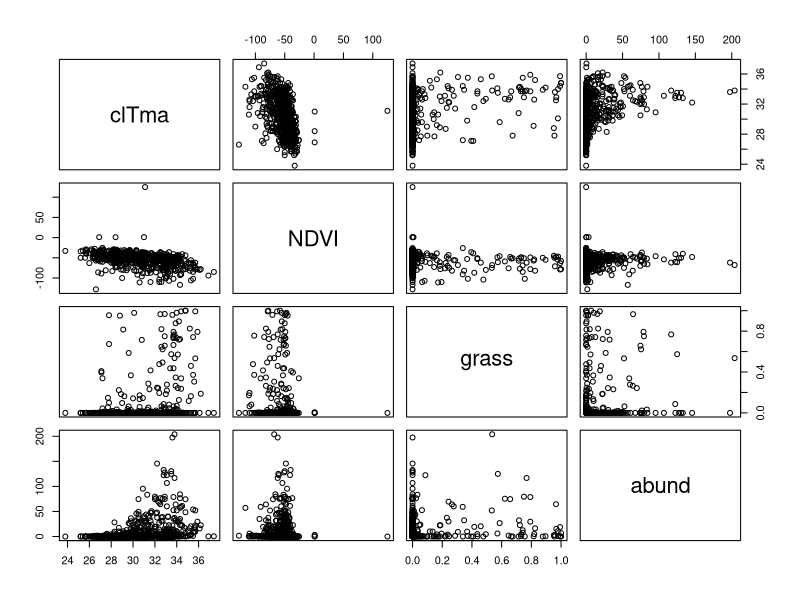
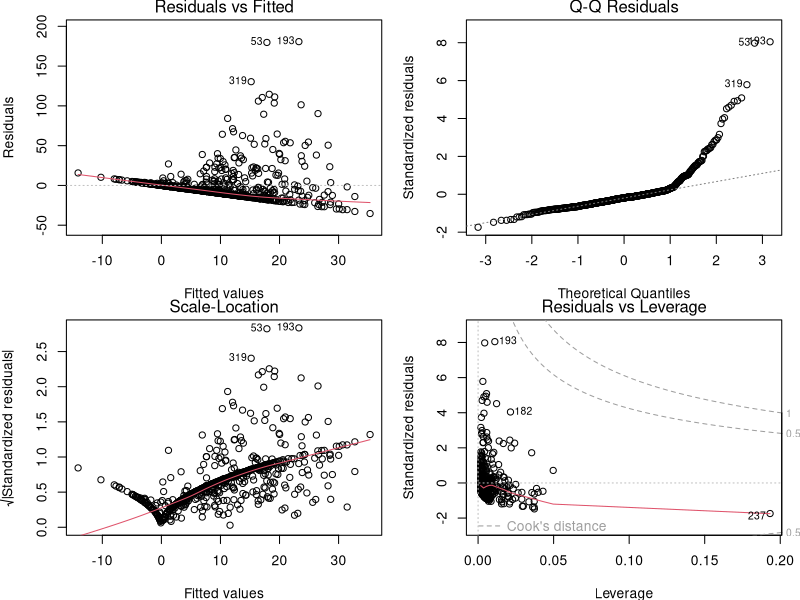
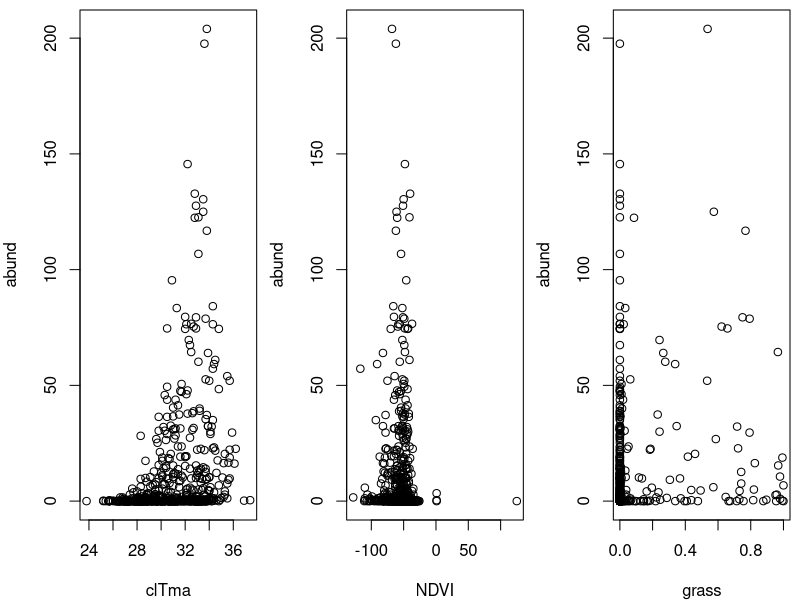

The R script that drew these images, in order:
## ---- chunk 1
Dickcissel = read.csv("data/dickcissel.csv")
str(Dickcissel)
## ---- chunk 2
# Sélectionner lesvariables
var <- c('clTma', 'NDVI', 'grass', 'abund')

# Graphiques des relations entre variables
plot(Dickcissel[, var])
## ---- chunk 3
lm.mult <- lm(abund ~ clTma + NDVI + grass, data = Dickcissel)
summary(lm.mult)
## ---- chunk 4
par(mfrow = c(2, 2))
par(mfrow=c(2,2), mar = c(3.9,4,1.2,1.1), oma =c(0,0,0,0))
plot(lm.mult)
## ---- chunk 5
summary(lm.mult)$coefficients
## ---- chunk 6
par(mfrow=c(1,3), mar=c(4, 4, 0.5, 0.5), cex = 1)
plot(abund ~ clTma, data = Dickcissel)
plot(abund ~ NDVI,  data = Dickcissel)
plot(abund ~ grass, data = Dickcissel)
